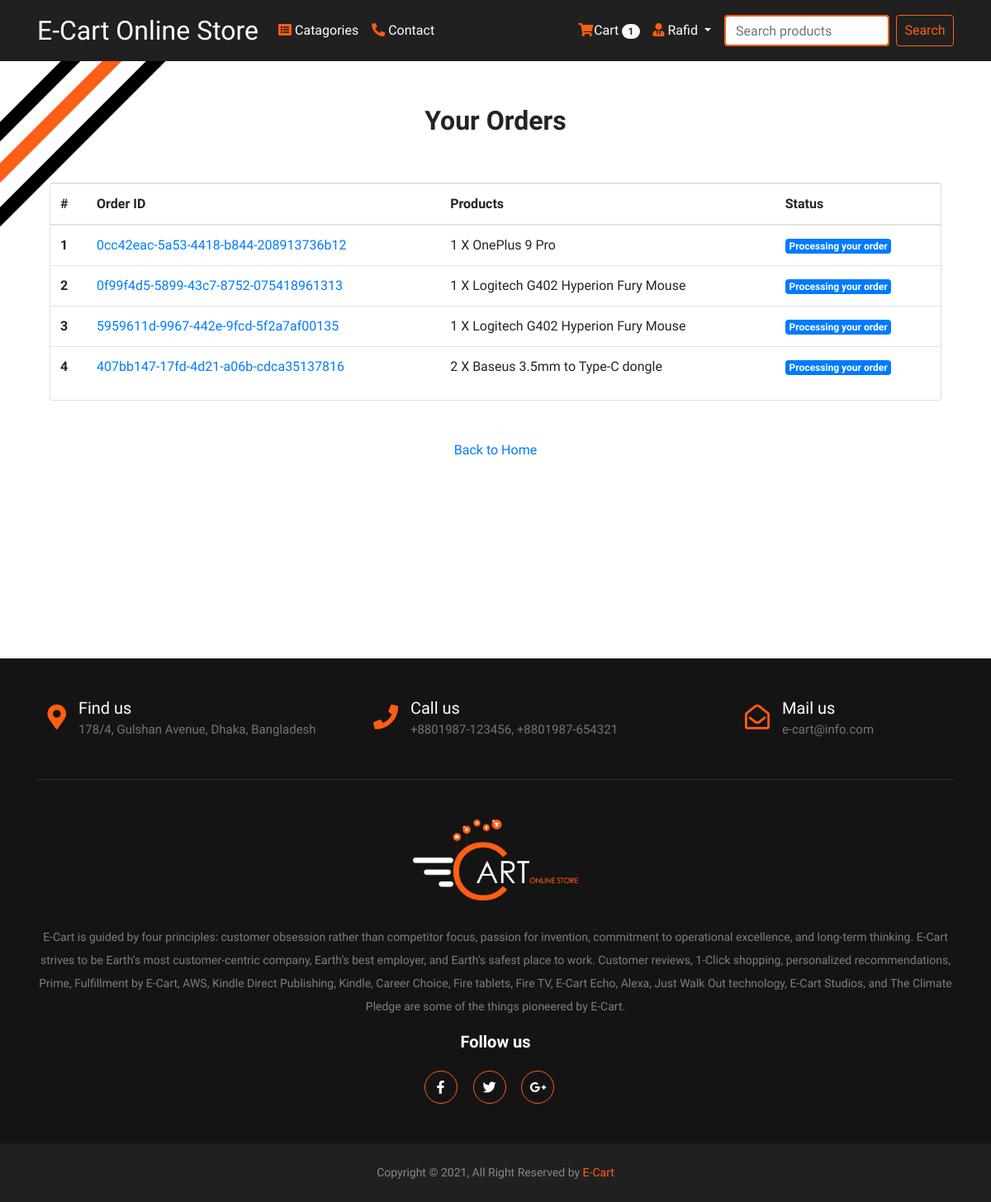
Page /payment/orders/ (signed in) on the earlier database version.
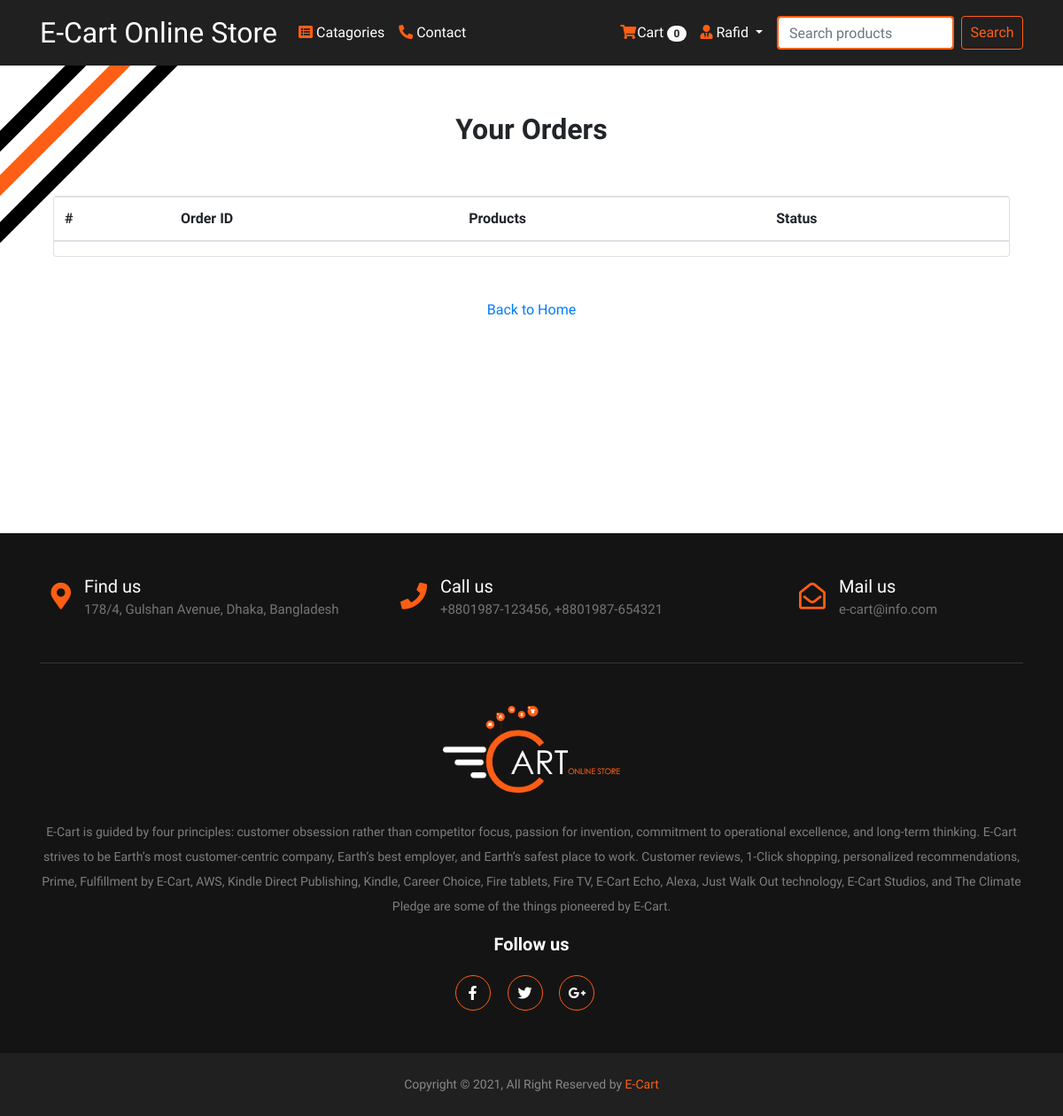
Same page on the later database version.
### App_Login/models.py (models this page shows, shortened)
class User(AbstractBaseUser, PermissionsMixin):
    email = models.EmailField(unique=True, null=False)
    is_staff = models.BooleanField(
        ugettext_lazy('staff status'),
        default=False,
        help_text=ugettext_lazy('Designated whether the user can log in this site')
    )
    is_active = models.BooleanField(
        ugettext_lazy('active'),
        default=True,
        help_text=ugettext_lazy('Designated whether the user should be treated as active. Unselect this instead of deleting account')
    )
    USERNAME_FIELD = 'email'
    objects = MyUserManager()

class Profile(models.Model):
    user = models.OneToOneField(User, on_delete=models.CASCADE, related_name='profile')
    username = models.CharField(max_length=200, blank=True)
    full_name = models.CharField(max_length=200, blank=True)
    address_1 = models.TextField(max_length=300, blank=True)
    city = models.CharField(max_length=40, blank=True)
    zipcode = models.CharField(max_length=10, blank=True)
    country = models.CharField(max_length=50, blank=True)
    phone = models.CharField(max_length=20, blank=True)
    date_joined = models.DateTimeField(auto_now_add=True)

### App_Order/models.py (models this page shows, shortened)
class Order(models.Model):
    orderitems = models.ManyToManyField(Cart)
    user = models.ForeignKey(settings.AUTH_USER_MODEL, on_delete=models.CASCADE)
    ordered = models.BooleanField(default=False)
    created = models.DateTimeField(auto_now_add = True)
    paymentID = models.CharField(max_length=264, blank=True, null=True)
    orderID = models.CharField(max_length=264, blank=True, null=True)

class Cart(models.Model):
    user = models.ForeignKey(settings.AUTH_USER_MODEL, on_delete=models.CASCADE, related_name='cart')
    item = models.ForeignKey(Product, on_delete=models.CASCADE)
    quantity = models.IntegerField(default=1)
    purchased = models.BooleanField(default=False)
    created = models.DateTimeField(auto_now_add=True)
    updated = models.DateTimeField(auto_now=True)
    def __str__(self):
        return f'{self.quantity} X {self.item}'

### App_Shop/models.py (models this page shows)
class Product(models.Model):
    mainimage = models.ImageField(upload_to='Products')
    name = models.CharField(max_length=300)
    product_quantity = models.IntegerField(default = True, null=False)
    category = models.ForeignKey(Category, on_delete=models.CASCADE, related_name='category')
    preview_text = models.TextField(max_length=200, verbose_name = "preview Text")
    detail_text = models.TextField(max_length=1000, verbose_name = 'Description')
    price = models.FloatField()
    old_price = models.FloatField(default=0.00)
    created = models.DateTimeField(auto_now_add=True)
    def __str__(self):
        return self.name
    class Meta:
        ordering = ['-created',]

### App_Payment/views.py (the view)
# urls.py: path('orders/', views.order_view, name='orders'),
@login_required
def order_view(request):
    try:
        orders = Order.objects.filter(user=request.user, ordered=True)
        context = {'orders':orders}
    except:
        messages.warning(request, "You do not have any active order!")
        return redirect("App_Shop:home")
    return render(request, "App_Payment/order.html", context)

### App_Order/templatetags/cart_tag.py (called while the page is built)
@register.filter
def cart_total(user):
    order = Order.objects.filter(user=user, ordered=False)
    if order.exists():
        return order[0].orderitems.count()
    else:
        return 0

### templates/App_Payment/order.html
{% extends 'base.html' %}
{% block body_block %}
<div class="container mt-5">
  <h2 class="text-center"> <strong>Your Orders</strong> </h2>
  <div class="row">
    <div class="col-md-12">
      <div class="card mt-5" style="height: auto">
        <div class="table-responsive">
          <table class="table">
            <thead>
              <tr>
                <th scope="col">#</th>
                <th scope="col">Order ID</th>
                <th scope="col">Products</th>
                <th scope="col">Status</th>
              </tr>
            </thead>
            <tbody>
              {% for order in orders %}
              <tr>
                <th scope="row">{{ forloop.counter }}</th>
                <td> <a href="#">{{ order.orderID }}</a></td>
                <td>
                  {% for item in order.orderitems.all %} {{item}} <br> {% endfor %}
                </td>
                <td> <span class="badge badge-primary">Processing your order</span> </td>
              </tr>
              {% endfor %}
            </tbody>
          </table>
        </div>
      </div>
    </div>
    <div class="col-md-12 my-5 text-center">
      <a href="{% url 'App_Shop:home' %}">Back to Home</a>
    </div>
  </div>
</div>
{% endblock %}

### templates/navbar.html (shortened to what this page needs)
{% load cart_tag %}
<nav class="navbar navbar-expand-lg navbar-dark sticky-top" style="background-color: #202020;">
  <div class="container">
    <a href="{% url 'App_Shop:home' %}" class="navbar-brand">E-Cart Online Store</a>
    <div class="collapse navbar-collapse" id="navbarNav">
      <ul class="navbar-nav mr-auto">
      <li class="nav-item dropdown">
          <a class="nav-link dropdown" id="navbarNavDropdown" data-toggle="dropdown" href="#" role="button" aria-haspopup="true" aria-expanded="false"><span style="color:#ff5e14"><i class="fa fa-list-alt" aria-hidden="true"></i></span> Catagories</a>
      </li>
      <li class="nav-item">
        <a href="#footer" class="nav-link" id="navbarNav"><span style="color:#ff5e14">
            <i class="fas fa-phone-alt"></i></span> Contact
        </a>
      </li>
      </ul>
    </div>
    <div class="collapse navbar-collapse" id="navbarNav">
      <ul class="navbar-nav ml-auto">
        {% if request.user.is_authenticated %}
        <li class="nav-item">
          <a href="{% url 'App_Order:cart' %}" class="nav-link">
              <i class="fa fa-shopping-cart" style="color:#ff5e14; padding-right:1px;"></i><span class="cart_design">Cart</span>
              <span class="badge badge-pill badge-light">{{ request.user | cart_total }}</span>
          </a>
        </li>
        <li class="nav-item dropdown">
            <a class="nav-link dropdown-toggle" id="navbarNavDropdown" data-toggle="dropdown" href="#" role="button" aria-haspopup="true" aria-expanded="false"> <i class="fas fa-user-tie" style="color:#ff5e14;"></i> {{request.user.profile.username}} </a>
        </li>
        {% else %}
        <li class="nav-item"> <a href="{% url 'App_Login:login' %}"> <button class="btn-login" type="button" name="login">Login</button> </a></li>
        {% endif %}
      </ul>
      <form action="{% url 'App_Shop:search_items' %}" method="POST" class="form-inline my-2 my-lg-0">
      <input class="form-control mr-sm-2" type="search" placeholder="Search products" aria-label="Search" name="searched" style="margin-left:8px; width:200px; border:2px solid #ff5e14">
      <button class="btn-search" type="submit">Search</button>
    </form>
    </div>
  </div>
</nav>

Differences in the rows shown:
removed Order: orderID "0cc42eac-5a53-4418-b844-208913736b12"
removed Cart: quantity+item "1 X OnePlus 9 Pro", shown under "0cc42eac-5a53-4418-b844-208913736b12"
removed Order: orderID "0f99f4d5-5899-43c7-8752-075418961313"
removed Cart: quantity+item "1 X Logitech G402 Hyperion Fury Mouse", shown under "0f99f4d5-5899-43c7-8752-075418961313"
removed Order: orderID "5959611d-9967-442e-9fcd-5f2a7af00135"
removed Cart: quantity+item "1 X Logitech G402 Hyperion Fury Mouse", shown under "5959611d-9967-442e-9fcd-5f2a7af00135"
removed Order: orderID "407bb147-17fd-4d21-a06b-cdca35137816"
removed Cart: quantity+item "2 X Baseus 3.5mm to Type-C dongle", shown under "407bb147-17fd-4d21-a06b-cdca35137816"
computed for User "Rafid": user|cart_total "1" → "0"
